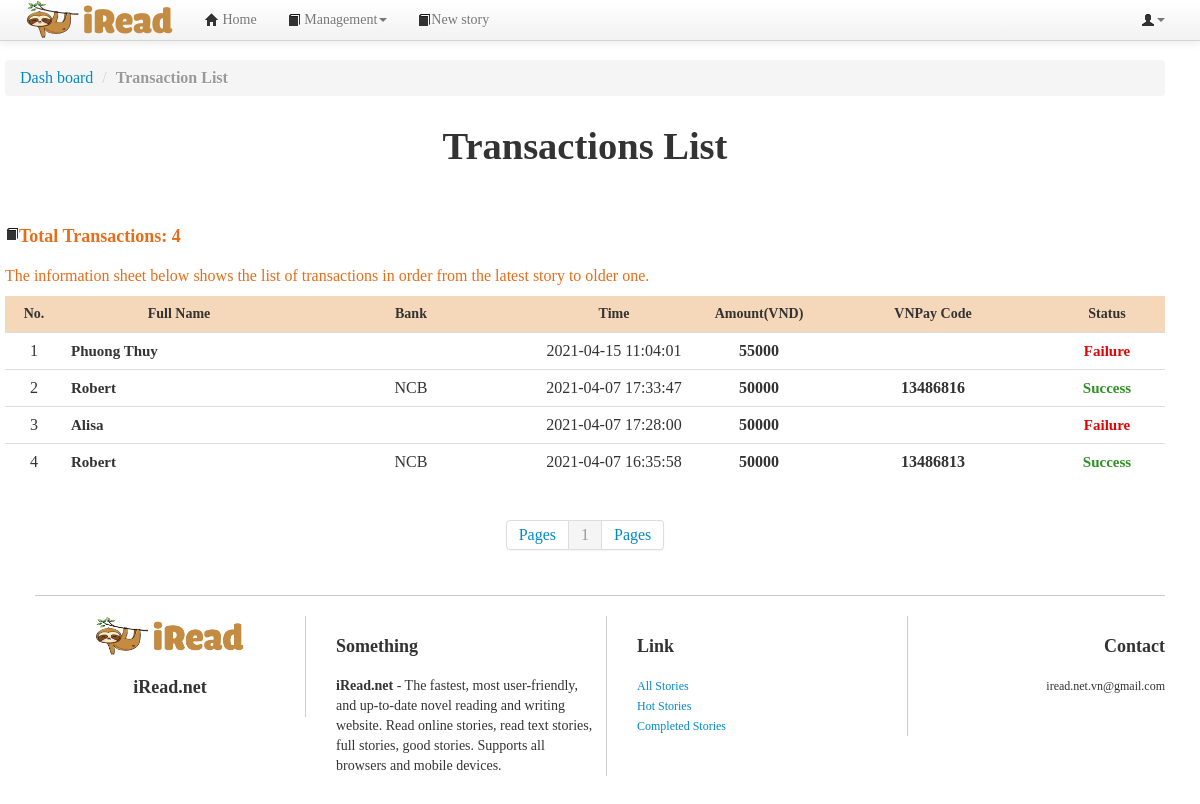
The page /admin/trans_history.php (signed in) on the database its author committed.
### tables this page shows
CREATE TABLE `member` (
  `memberID` int(10) NOT NULL,
  `fullName` varchar(255) DEFAULT NULL,
  `dob` date DEFAULT NULL,
  `phoneNumber` varchar(15) DEFAULT NULL,
  `username` varchar(50) DEFAULT NULL,
  `wallet` int(11) DEFAULT 0,
  `image` varchar(255) DEFAULT 'default avt.jpg'
);

CREATE TABLE `transaction` (
  `transactionID` int(20) NOT NULL,
  `memberID` int(10) NOT NULL,
  `money` int(11) DEFAULT 0,
  `note` varchar(255) DEFAULT NULL,
  `vnp_response_code` varchar(255) DEFAULT NULL,
  `code_vnpay` varchar(255) DEFAULT NULL,
  `code_bank` varchar(255) DEFAULT NULL,
  `createAt` timestamp NOT NULL DEFAULT current_timestamp()
);

### db.php (called while the page is built, shortened)
<?php
	$hostname='localhost';
	$username='root';
	$password='';
	$dbname='final_project';
	$port=3306;
	function query($sql)
	{
		global $hostname;
		global $username;
		global $password;
		global $dbname;
		global $port;
		$conn = new mysqli($hostname, $username, $password, $dbname, $port);
		$result = $conn->query($sql);
		$rows = mysqli_fetch_all($result);
		return $rows;
	}
?>

### admin/trans_history.php (the view, shortened to what this page needs)
<!DOCTYPE html>
<html lang="vi">
<head>
<link href="../css/bootstrap.min.css" rel="stylesheet">
<link href="../css/bootstrap-responsive.css" rel="stylesheet">
<link href="../css/yamm.css" rel="stylesheet">
<link href="../css/style.css" rel="stylesheet">
<link href="../css/chosen.css" rel="stylesheet">
</head>
<?php
  require_once("../db.php");
    if(!isset($_SESSION['username'])){
?>
      <script >
      alert ("You must login to access this page!");
      window.location.replace("../login.php");
    </script>
<?php
  }else{
    $sql = "SELECT * FROM transaction ";
    $row = query($sql);
    $total = count($row);
  }
?>
<body>
<?php
	require_once("../headers/admin_header.php");
?>
<div class="container">
<div class="container-fluid">
	<div class="row col-md-12 wrapper">
			<ul class="breadcrumb">
				<li>
					<div itemscope>
						<a href="admin.php" itemprop="url"><span itemprop="title">Dash board</span></a>
						<span class="divider">/</span>
					</div>
				</li>
				<li class="active"><strong>Transaction List</strong></li>
			</ul>
	</div>
	<div class="row wrapper ">
		<h1 style="text-align: center;margin-top: 10px;">Transactions List</h1>
		<ul class="nav" style="margin-top: 40px; margin-bottom: 40px">
			<li class="disable" style="float:left;width: 100%; color: #E86C19;">
				<h2><i class="icon-book icon-large"></i>Total Transactions: <?=$total?></h2>
				<p style="font-size: 16px; width: 100%;"> The information sheet below shows the list of transactions in order from the latest story to older one.</p>
			</li>
		</ul>
		<div class="table-responsive" style="margin-top: 120px; width:100%">
			<table class="table" style="width: 100%">
				<thead>
					<tr>
						<th style="text-align: center; font-size: 14px; width: 5%; background-color: #F5D7B9">No.</th>
						<th style="text-align: center; font-size: 14px; width: 20%; background-color: #F5D7B9">Full Name</th>
						<th style="text-align: center; font-size: 14px; width: 20%;background-color: #F5D7B9">Bank</th>
						<th style="text-align: center; font-size: 14px; width: 15%;background-color: #F5D7B9">Time</th>
						<th style="text-align: center; font-size: 14px; width: 10%;background-color: #F5D7B9">Amount(VND)</th>
						<th style="text-align: center; font-size: 14px; width: 20%;background-color: #F5D7B9">VNPay Code</th>
						<th style="text-align: center; font-size: 14px; width: 10%;background-color: #F5D7B9">Status</th>
				</thead>
				<tbody>
				<?php
					$allrow = count($row);
					$pagesize = 10;
					$allpage = 1;
					if($allrow % $pagesize == 0){
						$allpage = $allrow / $pagesize;
					}else{
						$allpage = (int)($allrow / $pagesize) + 1;
					}
					$beginrow = 1;
					$currentpage = 1;
					if((!isset($_GET['currentpage'])) || ($_GET['currentpage'] == '1'))
					{
						$beginrow = 0;
						$currentpage = 1;
					}else{
					$beginrow = ($_GET['currentpage'] - 1) * $pagesize;
					$currentpage = $_GET['currentpage'];
					}
					$sql2= "SELECT * FROM transaction ORDER BY transactionID DESC LIMIT {$beginrow} , {$pagesize}";
					$row2=query($sql2);
					for($i=0; $i < count($row2); $i++)
					{
						$memberID = $row2[$i][1];
						$amount = $row2[$i][2];
						$response_code = $row2[$i][4];
						$vnpay_code = $row2[$i][5];
						$method = $row2[$i][6];
						$time = $row2[$i][7];
				?>
					<tr>
						<td style="width: 5%; text-align: center;"><?=$i+1+($currentpage-1)*10?></td>
						<td class="nav-list name_list" style="width: 20%">
							<div class="media truyen-item">
								<a class="pull-left" href="chapterlist.php?storyID=<?=$row2[$i][0]?>">
									<h2 class="media-heading" style="font-size: 15px;line-height:20px;margin: 0;padding: 0;font-weight: bold;color:#333333; text-align: center;">
										<?php
                              				$sql4 = "SELECT * FROM member WHERE memberID='" .$memberID . "'";
                              				$row4 = query($sql4);
                              				$memname = $row4[0][1];
                              				echo($memname);
                            			?>
                            		</h2>
								</a>
							</div>
						</td>
						<td style="width: 20%">
							<div  style="text-align: center; width: 100%">
								<div class="media-body">
								<?=$method?>
								</div>
							</div>
						</td>
						<td style="width: 15%; text-align: center;">
							<?=$time?>
						</td>
						<td style="width: 10%; text-align: center;">
 							<b><?=$amount?></b>
						</td>
						<td style="width: 20%; text-align: center;">
							<b> <?=$vnpay_code?></b>
						</td>
						<td style="width: 10%; text-align: center;">
							<?php
								if($response_code == "00"){
									echo("<span style='font-size: 15px;line-height:20px;margin: 0;padding: 0;font-weight: bold;color:#2D9123;'>Success</span>");
								}elseif ($response_code == "24"){
									echo("<span style='font-size: 15px;line-height:20px;margin: 0;padding: 0;font-weight: bold;color:#919191;'>Cancled</span>");
								}else{
									echo("<span style='font-size: 15px;line-height:20px;margin: 0;padding: 0;font-weight: bold;color:#E20404;'>Failure</span>");
								}
							?>
						</td>
						</tr>
				<?php
					}
				?>
					</tbody>
				</table>
			</div>
			<div class="paging">
				<div class="pagination pagination-centered">
					<ul>
						<li class="disable"><a href="">Pages</a></li>
							<?php
							for($i = 1; $i <= $allpage; $i++)
							{
								if($currentpage == $i){
								?>
									<li class="active"><a href=""><?=$i?></a></li>
								<?php
								}else{
							?>
									<li class="disable"><a href="mystories.php?currentpage=<?=$i?>"><?php echo $i ." "; ?></a></li>
							<?php
								}
							}
							?>
						<li class="disable"><a href="">Pages</a></li>
					</ul>
				</div>
			</div>
			</div>
			<?php
			require_once("../footers/footer.php");
		?>
		</div>
</body>
</html>

### css/style.css (style rules this page uses)
body { position:relative;background:white;font-family:Verdana,"Times New Roman",sans-serif; font-size: 14px; }
.list_index li a,.name_list a { color:#000000; }
#noidungtruyen h1,h2 { font-size:18px; }
.wrapper { font-size:16px; }
.table-responsive { display: block; width: 100%; overflow-x: auto; -webkit-overflow-scrolling: touch; -ms-overflow-style: -ms-autohiding-scrollbar; }

### admin/trans_history.php (style rules this page uses)
body { padding-top:60px;padding-bottom:40px;height:auto; }

### rows shown on the page
member: fullName "Phuong Thuy"
transaction: createAt "2021-04-15 11:04:01", money "55000"
member: fullName "Robert"
transaction: code_bank "NCB", createAt "2021-04-07 17:33:47", money "50000", code_vnpay "13486816"
member: fullName "Alisa"
transaction: createAt "2021-04-07 17:28:00", money "50000"
transaction: code_bank "NCB", createAt "2021-04-07 16:35:58", money "50000", code_vnpay "13486813"

### other values the page prints
$total "4"
$i+1+($currentpage-1)*10 "1"
$i+1+($currentpage-1)*10 "2"
$i+1+($currentpage-1)*10 "3"
$i+1+($currentpage-1)*10 "4"
